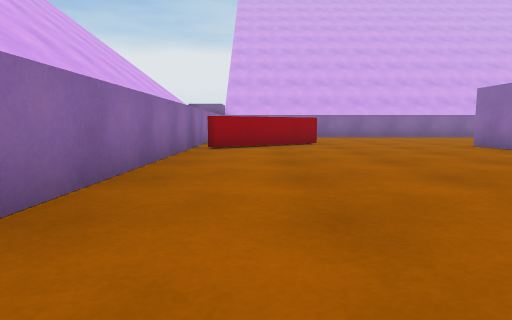
View 1 (above)

21 first-person views from a walk through a 3-D level made in the Unity game engine. The camera is 0.59 m above the floor, tilts 6° down and sees 75° across. The floor is counted in squares, 1 m on a side. Each view is taken from the middle of a square. On the plan, view 1 faces up. The plan holds only what a view shows up to about 9 squares ahead; the rest is blank. The place goes on beyond the plan. The player character is not drawn.

View 2
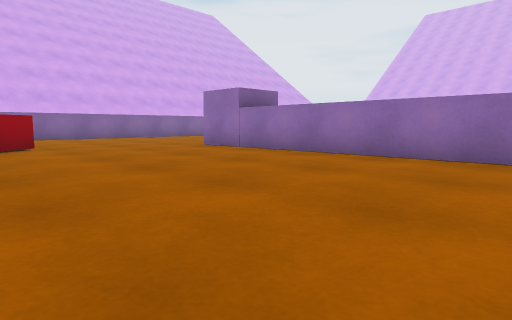

View 3
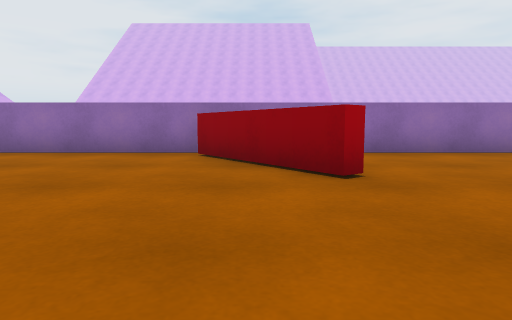

View 4
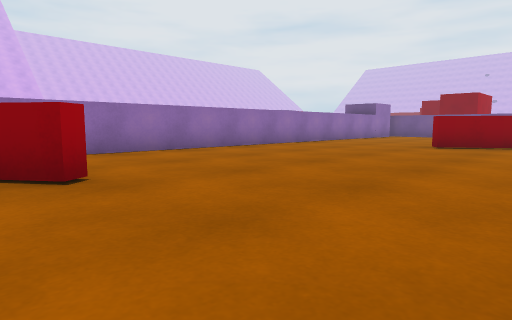

View 5
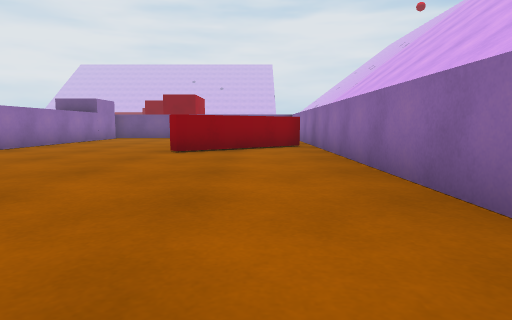

View 6
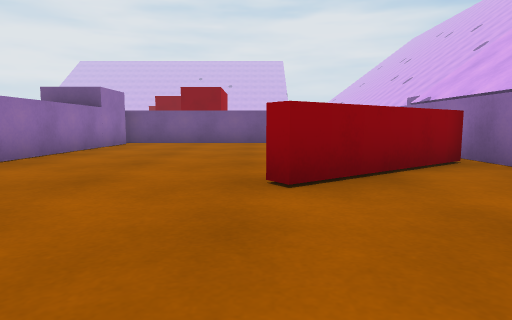

View 7
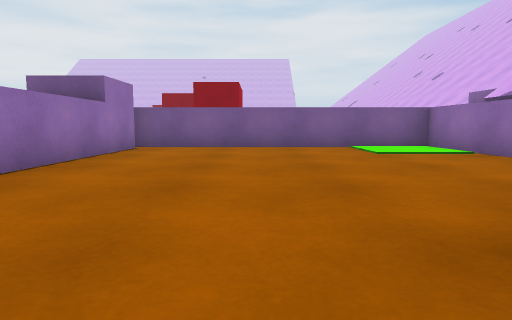

View 8
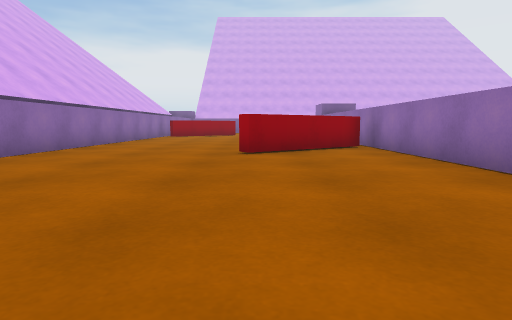

View 9
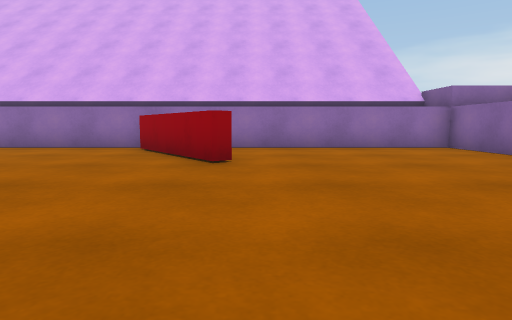

View 10
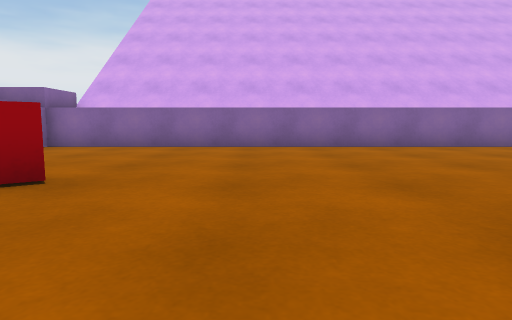

View 11
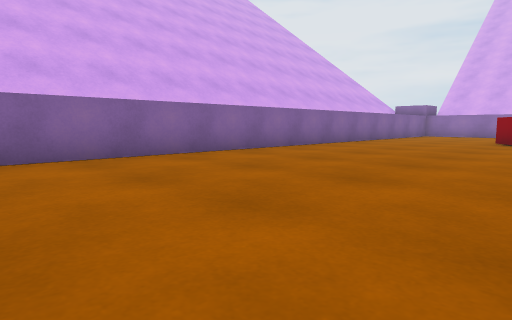

View 12
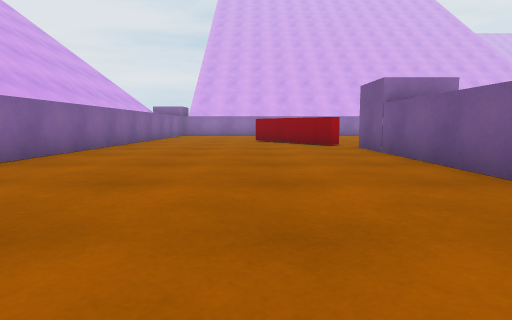

View 13
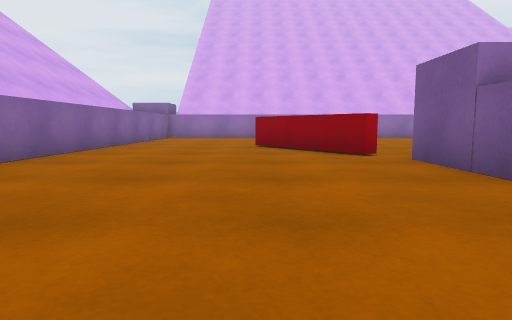

View 14
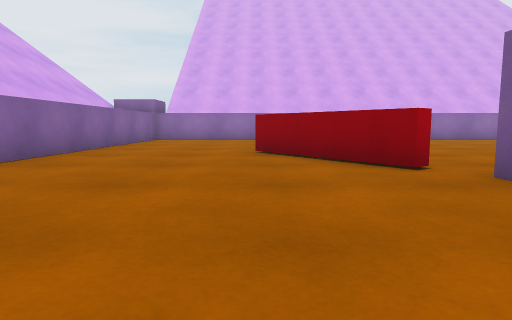

View 15
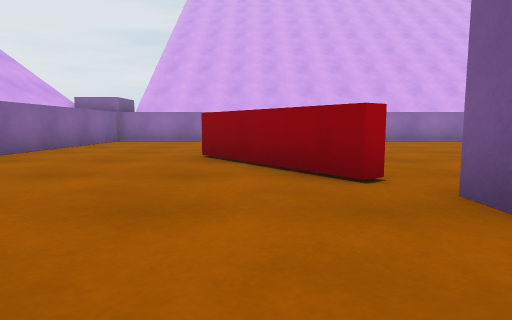

View 16
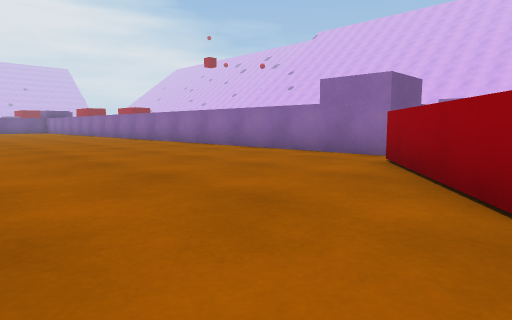

View 17
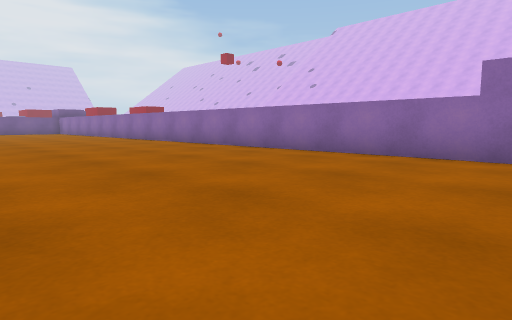

View 18
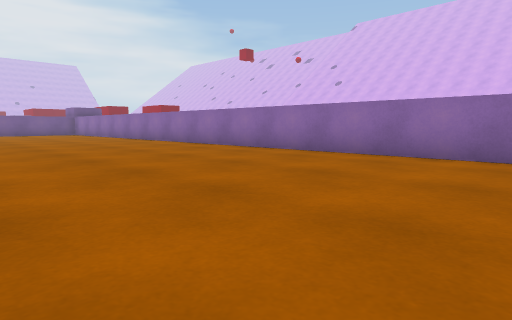

View 19
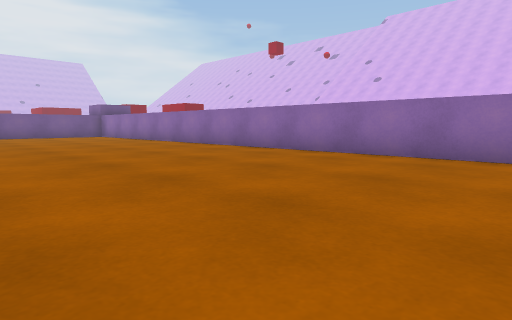

View 20
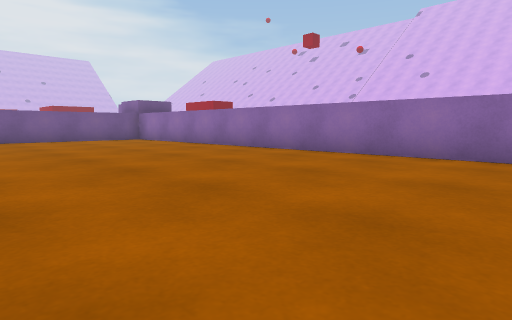

View 21
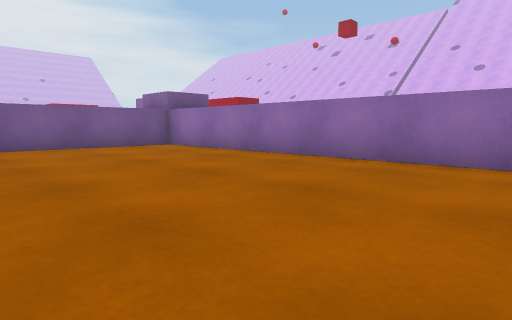

### Floor plan
Points are (right, up) in squares from view 1. A wall is a line through its corners. A room is listed if a view was taken in it or the views show most of it. See-through windows are left out.
Room 1 (views 1, 2, 3, 4, 5, 6, 7, 8, 9, 10, 11, 12, 13, 14, 15, 16, 17, 18, 19, 20, 21)
walls: (5.9, 0.9) (2.9, -1.3) (2.6, -1) (5.5, 1.1); (6.1, -5.9) (6.1, 7.5); (-1.6, -4) (-1.6, -16.9) (6.2, -16.9); (10.5, 9.3) (14.2, 9.3); (1.6, 10.7) (1.9, 10.3) (-1, 8.2); (15.7, 7.6) (15.7, -13.6); (-1.2, -11.2) (1.7, -9.1) (1.9, -9.4); (6.1, -15) (6.1, -9.9); (19.5, 11.7) (16.6, 9.6) (16.4, 9.9) (19.3, 12); (17.1, -15) (19.9, -15); (22.1, 16) (-1.6, 16) (-1.6, -2.1)
objects: cube (6, -16) to (7, -15); cube (6, 8) to (7, 9); cube (15, 8) to (15, 9)

Where each view was taken, in squares from view 1:
view 1: 0 up, 0 right, facing up
view 2: 1 up, 0 right, facing up-right
view 3: 0 up, 1 left, facing right
view 4: 0 up, 1 left, facing down-right
view 5: 2 down, 0 right, facing down
view 6: 6 down, 2 right, facing down
view 7: 8 down, 3 right, facing down
view 8: 8 down, 3 right, facing up
view 9: 11 up, 7 right, facing left
view 10: 7 up, 4 right, facing up
view 11: 10 up, 7 right, facing up-right
view 12: 12 up, 7 right, facing right
view 13: 12 up, 10 right, facing right
view 14: 12 up, 12 right, facing right
view 15: 11 up, 13 right, facing right
view 16: 12 up, 22 right, facing down-left
view 17: 9 up, 22 right, facing down-left
view 18: 6 up, 22 right, facing down-left
view 19: 2 up, 22 right, facing down-left
view 20: 2 down, 22 right, facing down-left
view 21: 6 down, 21 right, facing down-left
